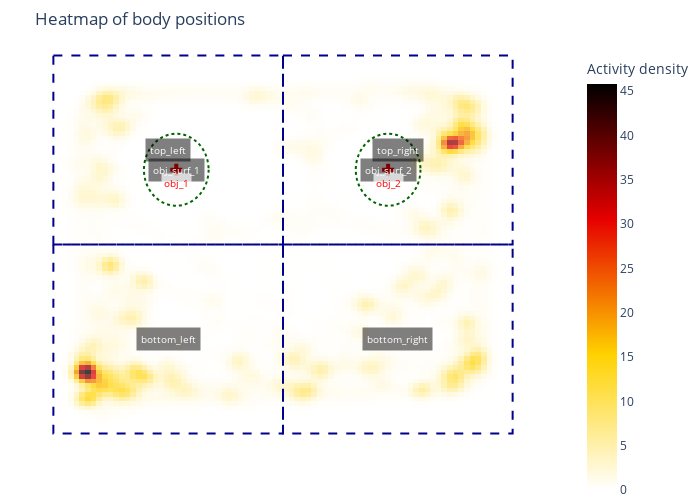

Notebook code cell kept with this figure:
### Code cell
rst.plot_heatmap(params, example_path, bodypart = 'body', colorscale='hot_r')

### Figure 1 — Plotly figure (JSON) as saved in the notebook; plotly's stock layout.template omitted (floating-point values rounded to 4 significant figures; data arrays with more than 128 entries replaced by an {"elided": "..."} marker saying what was removed)
{"data": [{"colorbar": {"title": {"text": "Activity density"}}, "colorscale": [[0, "rgb(255,255,255)"], [0.3333, "rgb(255,210,0)"], [0.6667, "rgb(230,0,0)"], [1, "rgb(0,0,0)"]], "hoverinfo": "x+y+z", "opacity": 0.75, "type": "heatmap", "x": [0, 7, 14, 21, 28, 35, 42, 49, 56, 63, 70, 77, 84, 91, 98, 105, 112, 119, 126, 133, 140, 147, 154, 161, 168, 175, 182, 189, 196, 203, 210, 217, 224, 231, 238, 245, 252, 259, 266, 273, 280, 287, 294, 301, 308, 315, 322, 329, 336, 343, 350, 357, 364, 371, 378, 385, 392, 399, 406, 413, 420, 427, 434, 441, 448, 455, 462, 469, 476, 483, 490, 497, 504, 511, 518, 525, 532, 539, 546, 553, 560, 567, 574, 581, 588, 595, 602, 609, 616, 623, 630, 637, 644, 651, 658, 665, 672, 679, 686, 693, 700], "y": [0, 5, 10, 15, 20, 25, 30, 35, 40, 45, 50, 55, 60, 65, 70, 75, 80, 85, 90, 95, 100, 105, 110, 115, 120, 125, 130, 135, 140, 145, 150, 155, 160, 165, 170, 175, 180, 185, 190, 195, 200, 205, 210, 215, 220, 225, 230, 235, 240, 245, 250, 255, 260, 265, 270, 275, 280, 285, 290, 295, 300, 305, 310, 315, 320, 325, 330, 335, 340, 345, 350, 355, 360, 365, 370, 375, 380, 385, 390, 395, 400, 405, 410, 415, 420, 425, 430, 435, 440, 445, 450, 455, 460, 465, 470, 475, 480, 485, 490, 495, 500], "z": {"elided": "100x100 float values"}}, {"hoverinfo": "name", "marker": {"color": "red", "size": 10, "symbol": "cross"}, "mode": "markers", "name": "obj_1", "type": "scatter", "x": [218], "y": [133]}, {"hoverinfo": "name", "marker": {"color": "red", "size": 10, "symbol": "cross"}, "mode": "markers", "name": "obj_2", "type": "scatter", "x": [480], "y": [133]}], "layout": {"annotations": [{"bgcolor": "rgba(0,0,0,0.5)", "bordercolor": "rgba(0,0,0,0)", "borderpad": 4, "font": {"color": "white", "size": 10}, "showarrow": false, "text": "top_right", "x": 492, "y": 111}, {"bgcolor": "rgba(0,0,0,0.5)", "bordercolor": "rgba(0,0,0,0)", "borderpad": 4, "font": {"color": "white", "size": 10}, "showarrow": false, "text": "top_left", "x": 208, "y": 111}, {"bgcolor": "rgba(0,0,0,0.5)", "bordercolor": "rgba(0,0,0,0)", "borderpad": 4, "font": {"color": "white", "size": 10}, "showarrow": false, "text": "bottom_left", "x": 208, "y": 321}, {"bgcolor": "rgba(0,0,0,0.5)", "bordercolor": "rgba(0,0,0,0)", "borderpad": 4, "font": {"color": "white", "size": 10}, "showarrow": false, "text": "bottom_right", "x": 492, "y": 321}, {"bgcolor": "rgba(0,0,0,0.5)", "bordercolor": "rgba(0,0,0,0)", "borderpad": 4, "font": {"color": "white", "size": 10}, "showarrow": false, "text": "obj_surf_1", "x": 218, "y": 133}, {"bgcolor": "rgba(0,0,0,0.5)", "bordercolor": "rgba(0,0,0,0)", "borderpad": 4, "font": {"color": "white", "size": 10}, "showarrow": false, "text": "obj_surf_2", "x": 480, "y": 133}, {"bgcolor": "rgba(255,255,255,0.7)", "bordercolor": "rgba(0,0,0,0)", "borderpad": 2, "font": {"color": "red", "size": 10}, "showarrow": false, "text": "obj_1", "x": 218, "y": 148}, {"bgcolor": "rgba(255,255,255,0.7)", "bordercolor": "rgba(0,0,0,0)", "borderpad": 2, "font": {"color": "red", "size": 10}, "showarrow": false, "text": "obj_2", "x": 480, "y": 148}], "autosize": false, "height": 500, "margin": {"b": 0, "l": 0, "r": 0, "t": 50}, "plot_bgcolor": "white", "shapes": [{"fillcolor": "rgba(0,0,0,0)", "line": {"color": "DarkBlue", "dash": "dash", "width": 2}, "path": "M 350.0,6.0 L 634.0,6.0 L 634.0,216.0 L 350.0,216.0 Z", "type": "path"}, {"fillcolor": "rgba(0,0,0,0)", "line": {"color": "DarkBlue", "dash": "dash", "width": 2}, "path": "M 66.0,6.0 L 350.0,6.0 L 350.0,216.0 L 66.0,216.0 Z", "type": "path"}, {"fillcolor": "rgba(0,0,0,0)", "line": {"color": "DarkBlue", "dash": "dash", "width": 2}, "path": "M 66.0,216.0 L 350.0,216.0 L 350.0,426.0 L 66.0,426.0 Z", "type": "path"}, {"fillcolor": "rgba(0,0,0,0)", "line": {"color": "DarkBlue", "dash": "dash", "width": 2}, "path": "M 350.0,216.0 L 634.0,216.0 L 634.0,426.0 L 350.0,426.0 Z", "type": "path"}, {"fillcolor": "rgba(0,0,0,0)", "line": {"color": "DarkGreen", "dash": "dot", "width": 2}, "type": "circle", "x0": 178, "x1": 258, "xref": "x", "y0": 93, "y1": 173, "yref": "y"}, {"fillcolor": "rgba(0,0,0,0)", "line": {"color": "DarkGreen", "dash": "dot", "width": 2}, "type": "circle", "x0": 440, "x1": 520, "xref": "x", "y0": 93, "y1": 173, "yref": "y"}], "showlegend": false, "title": {"text": "Heatmap of body positions"}, "width": 700, "xaxis": {"range": [0, 700], "showgrid": false, "visible": false, "zeroline": false}, "yaxis": {"autorange": "reversed", "range": [0, 500], "showgrid": false, "visible": false, "zeroline": false}}}
